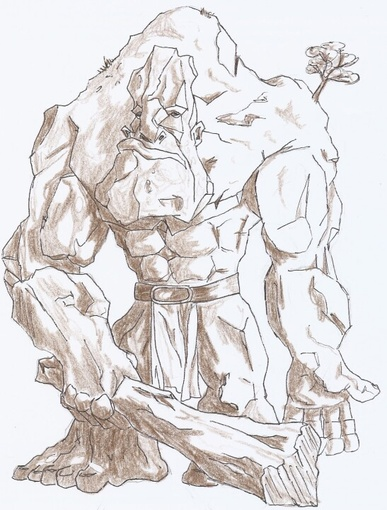
#> input picture species/Troll.jpg, 387 x 510 px, shrunk from 547 x 720 before the run
$ python -i build.py   (imports and definitions only)
#> lines starting #> are read from the running program, lines starting #| are printed output that depends on the picture; after the words box and inside, x2 and y2 are one past the last pixel; in counts of white or black regions, pixels touching at a corner belong together
"""Build one-page player handouts: general.md (top 2/3) + one species file (bottom 1/3).

Usage:  python build.py            # build every species in species/
        python build.py troll dwarf  # build only these
Output: dist/Discworld Primer - <Species>.pdf  (plus .html for debugging)
"""
import base64
import io
import re
import subprocess
import sys
from pathlib import Path

import markdown
from PIL import Image, ImageChops, ImageDraw, ImageFilter

HERE = Path(__file__).parent
DIST = HERE / "dist"
EDGE = r"C:\Program Files (x86)\Microsoft\Edge\Application\msedge.exe"

CSS = """
@page { size: letter; margin: 0; }
* { box-sizing: border-box; }
html, body { margin: 0; padding: 0; }
body { width: 8.5in; height: 11in; padding: 0.4in; font-family: 'Palatino Linotype', 'Book Antiqua', Georgia, serif;
       font-size: 9.8pt; line-height: 1.24; color: #1d1a16; background: #fffdf7;
       display: flex; flex-direction: column; gap: 0.12in; }
header { text-align: center; border-bottom: 2px solid #7a1f1f; padding-bottom: 3px; }
header h1 { margin: 0; font-size: 20pt; letter-spacing: 1px; color: #7a1f1f; font-variant: small-caps; }
header p { margin: 0; font-style: italic; font-size: 8.6pt; color: #5a5148; }
#general { flex: 1 1 0; min-height: 0; overflow: hidden; }
#tone { flex: none; text-align: center; font-style: italic; }
#tone p { margin: 0; }
#tone strong { font-style: normal; color: #7a1f1f; font-variant: small-caps; }
ul ul { margin-top: 2px; }
#bottom { flex: none; display: flex; gap: 0.16in; align-items: center; }
figure { flex: none; width: 1.75in; margin: 0; text-align: center; }
.frame { overflow: hidden; }  /* with CROPS: the image is oversized and pulled in on all sides */
figure img { display: block; width: 100%; height: auto; mix-blend-mode: multiply; filter: brightness(1.06) contrast(1.12); }
figcaption { font-size: 8pt; font-style: italic; color: #5a5148; }
figcaption a { color: #7a1f1f; }
#species { flex: 1 1 0; border: 2px solid #7a1f1f; border-radius: 6px;
           background: #f6ecd9; padding: 0.08in 0.16in; font-size: 9.4pt; line-height: 1.22; }
h2 { margin: 0 0 3px; font-size: 12pt; color: #7a1f1f; font-variant: small-caps;
     border-bottom: 1px solid #c9b68f; break-after: avoid; }
#general h2:not(:first-child) { margin-top: 16px; }
#species h1 { margin: 0 0 3px; font-size: 14pt; color: #7a1f1f; font-variant: small-caps; text-align: center; }
p { margin: 0 0 4px; }
ul { margin: 0; padding-left: 14px; }
li { margin-bottom: 2.5px; break-inside: avoid; }
strong { color: #2b1c10; }
footer { text-align: center; font-size: 7pt; color: #8a8072; }
"""

# Marks the page so the build can detect text spilling out of either box.
OVERFLOW_JS = """
<script>
window.addEventListener('load', () => {
  const bad = ['general','species'].filter(id => {
    const e = document.getElementById(id);
    return e.scrollHeight > e.clientHeight + 1 || e.scrollWidth > e.clientWidth + 1;
  });
  document.documentElement.setAttribute('data-overflow', bad.join(',') || 'none');
});
</script>
"""

TEMPLATE = """<!doctype html>
<html><head><meta charset="utf-8"><title>Discworld Primer - {name}</title>
<style>{css}</style></head>
<body>
<header><h1>Welcome to the Discworld</h1>
<p>A quick primer for players new to Terry Pratchett's world</p></header>
<section id="tone">{tone}</section>
<section id="general">{general}</section>
<section id="bottom">{figure}<section id="species">{species}</section></section>
<footer>Unofficial fan-made handout for private tabletop use. Discworld is the creation of Sir Terry Pratchett.</footer>
{js}
</body></html>
"""


CROPS = {"dwarf": 3}  # species -> % trimmed off every edge of the picture (scan borders)
CUTOUTS = {"igor", "golem", "gargoyle", "zombie", "werewolf", "vampire"}    # species whose picture has a paper background to remove (and is then cropped to the drawing)
INK = {"bizarre"}  # species whose picture is black line art on tinted paper (ink becomes the only opaque part)
FIGURE_WIDTH = {"werewolf": 2.1, "vampire": 2.1, "bizarre": 2.1, "igor": 2.1, "golem": 2.1, "gargoyle": 2.1, "zombie": 2.1}  # species -> picture width in inches (default 1.75)

CREDITS = {  # species -> (artist, link), or a plain caption string when there's no link
    "bizarre": ("Naiche Washburn", "https://www.artstation.com/aggroart"),
    "dwarf": 'Art by <a href="https://www.paulkidby.com/">Paul Kidby</a>, originally featured in <i>The Art of Discworld</i> (2004)',
    "troll": ("Matt Smith", "https://matt-illustration.squarespace.com/"),
    "igor": ("Steven Player", "https://playergallery.com/playergallery/board_game.html#53"),
    "gargoyle": ("Steven Player", "https://playergallery.com/playergallery/board_game.html#36"),
    "werewolf": ("Steven Player", "https://playergallery.com/playergallery/board_game.html#90"),
    "vampire": ("Steven Player", "https://playergallery.com/playergallery/board_game.html#83"),
    "zombie": ("Steven Player", "https://playergallery.com/playergallery/board_game.html#74"),
    "golem": ("Steven Player", "https://playergallery.com/playergallery/board_game.html#33"),
    "human": ("Paul Kidby", "https://www.paulkidby.com/"),
}


def cutout_png(path: Path) -> bytes:
    """Remove a light, low-colour paper background (only the part connected to the edge, so
    highlights inside the drawing survive), then crop to the drawing. Returns PNG bytes."""
#> called with path = 'species/Troll.jpg'
    im = Image.open(path).convert("RGB")
#> im is the input picture: PIL image 387x510 RGB; mean R, G, B 224.2, 221.2, 221.9
    w, h = im.size
#> w = 387; h = 510
    r, g, b = im.split()
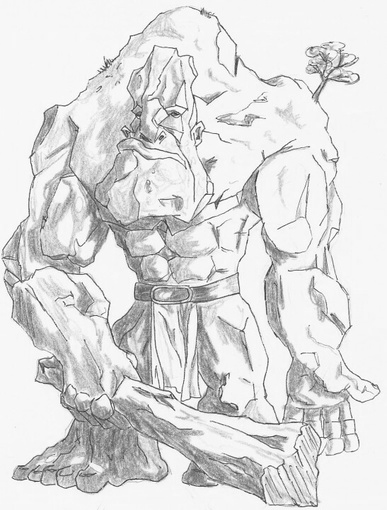
#> g: PIL image 387x510 L; min 50, max 255, mean 221.2
    sat = ImageChops.subtract(ImageChops.lighter(ImageChops.lighter(r, g), b),
                              ImageChops.darker(ImageChops.darker(r, g), b))
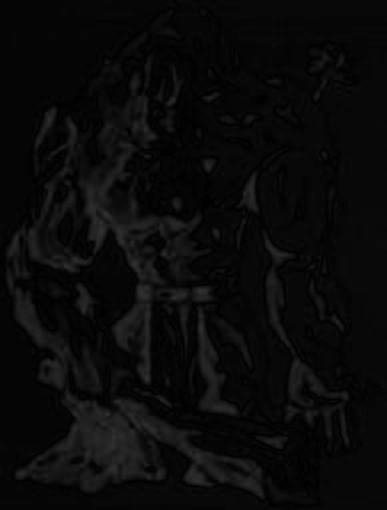
#> sat: PIL image 387x510 L; min 0, max 51, mean 9.9
    lightness = ImageChops.darker(ImageChops.darker(r, g), b)
    paper = ImageChops.multiply(sat.point(lambda v: 255 if v < 48 else 0),
                                lightness.point(lambda v: 255 if v > 150 else 0))
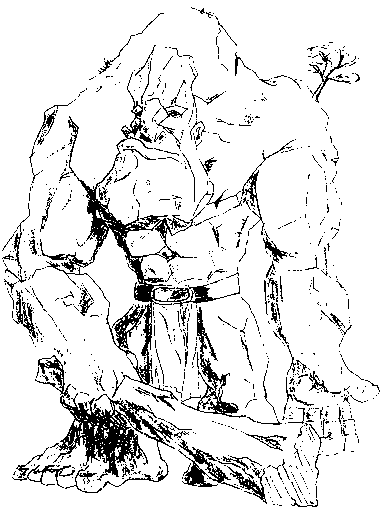
#> paper: PIL image 387x510 L; 89.3% white; black in thin lines or dots
    seeds = [(x, y) for x in range(0, w, 7) for y in (0, h - 1)] + \
            [(x, y) for y in range(0, h, 7) for x in (0, w - 1)]
    for seed in seeds:
        if paper.getpixel(seed) == 255:
            ImageDraw.floodfill(paper, seed, 128)
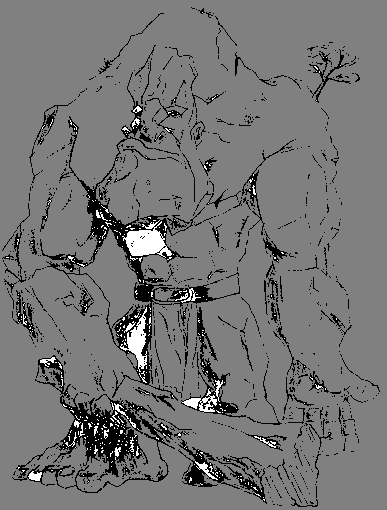
#> paper: PIL image 387x510 L; min 0, max 255, mean 116.9
    alpha = ImageChops.invert(paper.point(lambda v: 255 if v == 128 else 0))
#> alpha: PIL image 387x510 L; 12.7% white; 1008 white regions (909 under 20 px), largest, box (x1, y1, x2, y2) and area: (40, 72, 240, 401) 7530, (35, 355, 175, 488) 4803, (181, 307, 246, 418) 1524
    alpha = alpha.filter(ImageFilter.MinFilter(3)).filter(ImageFilter.GaussianBlur(1.2))
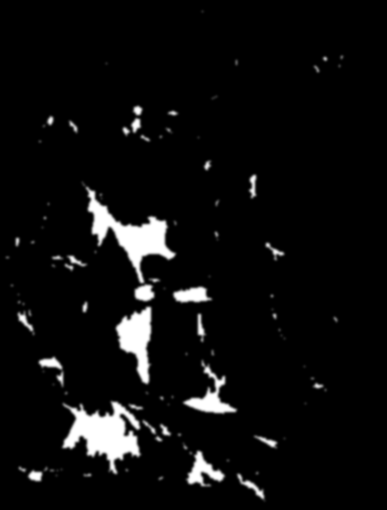
#> alpha: PIL image 387x510 L; min 0, max 255, mean 13.4
    rgba = im.copy()
    rgba.putalpha(alpha)
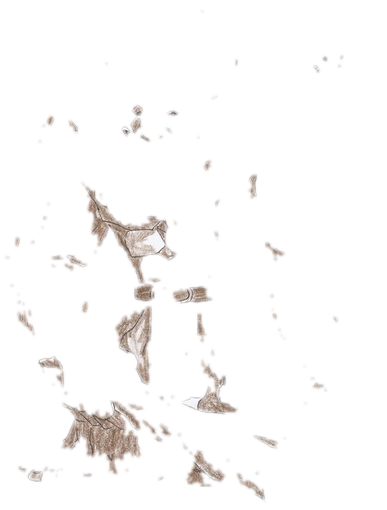
#> rgba: PIL image 387x510 RGBA; mean R, G, B, A 224.2, 221.2, 221.9, 13.4; transparent parts drawn white
    x0, y0, x1, y1 = alpha.point(lambda v: 255 if v > 40 else 0).getbbox()
#> x0 = 6; y0 = 55; x1 = 343; y1 = 500
    pad = int(0.02 * max(w, h))
#> pad = 10
    rgba = rgba.crop((max(0, x0 - pad), max(0, y0 - pad), min(w, x1 + pad), min(h, y1 + pad)))
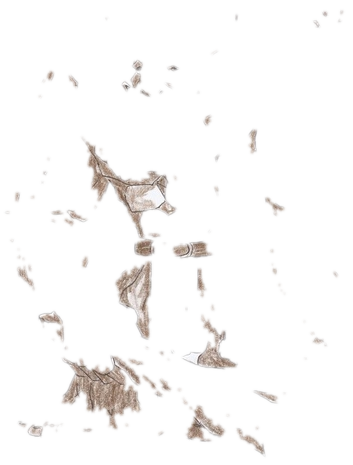
#> rgba: PIL image 353x465 RGBA; mean R, G, B, A 220.7, 216.6, 216.6, 16.1; transparent parts drawn white
    buf = io.BytesIO()
    rgba.save(buf, "PNG")
    return buf.getvalue()


# [42 lines left out: functions ink_png, figure_html, not called in this run]


def md(text: str) -> str:
    return markdown.markdown(text, extensions=["extra", "smarty"])


# [40 lines left out: function build, not called in this run]


# [5 lines not run here, left out]

>>> result = cutout_png('species/Troll.jpg')

$ run again, on species/human.jpg
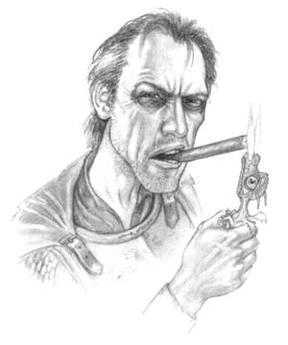
#> input picture species/human.jpg, 288 x 345 px
#> in cutout_png, r is the input picture: PIL image 288x345 L; min 32, max 255, mean 231
#> sat: PIL image 288x345 L; every value is 0
#> after the loop in cutout_png, `for seed in seeds:`:
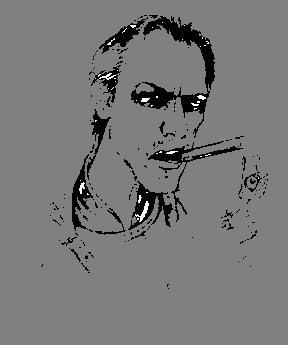
#> paper: PIL image 288x345 L; min 0, max 255, mean 119.7
#> x0 = 72; y0 = 16; x1 = 259; y1 = 233
#> in cutout_png, `rgba = rgba.crop((max(0, x0 - pad), max(0, y0 - pad), min(w, x1 + pad)..`:
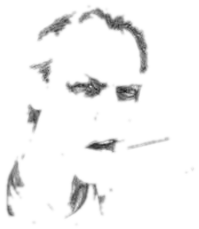
#> rgba: PIL image 199x229 RGBA; mean R, G, B, A 212, 212, 212, 19.8; transparent parts drawn white
